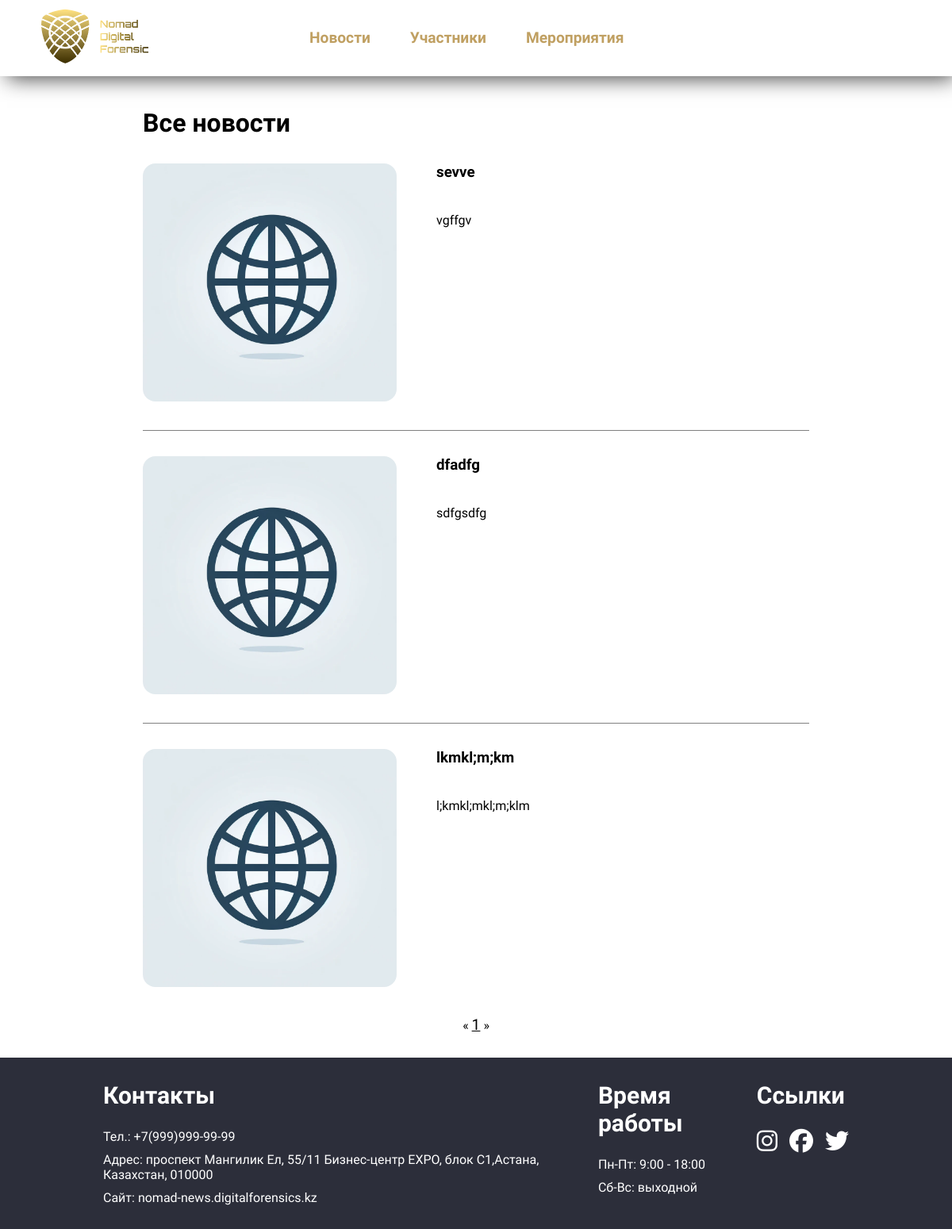
The app's page /news, older data.
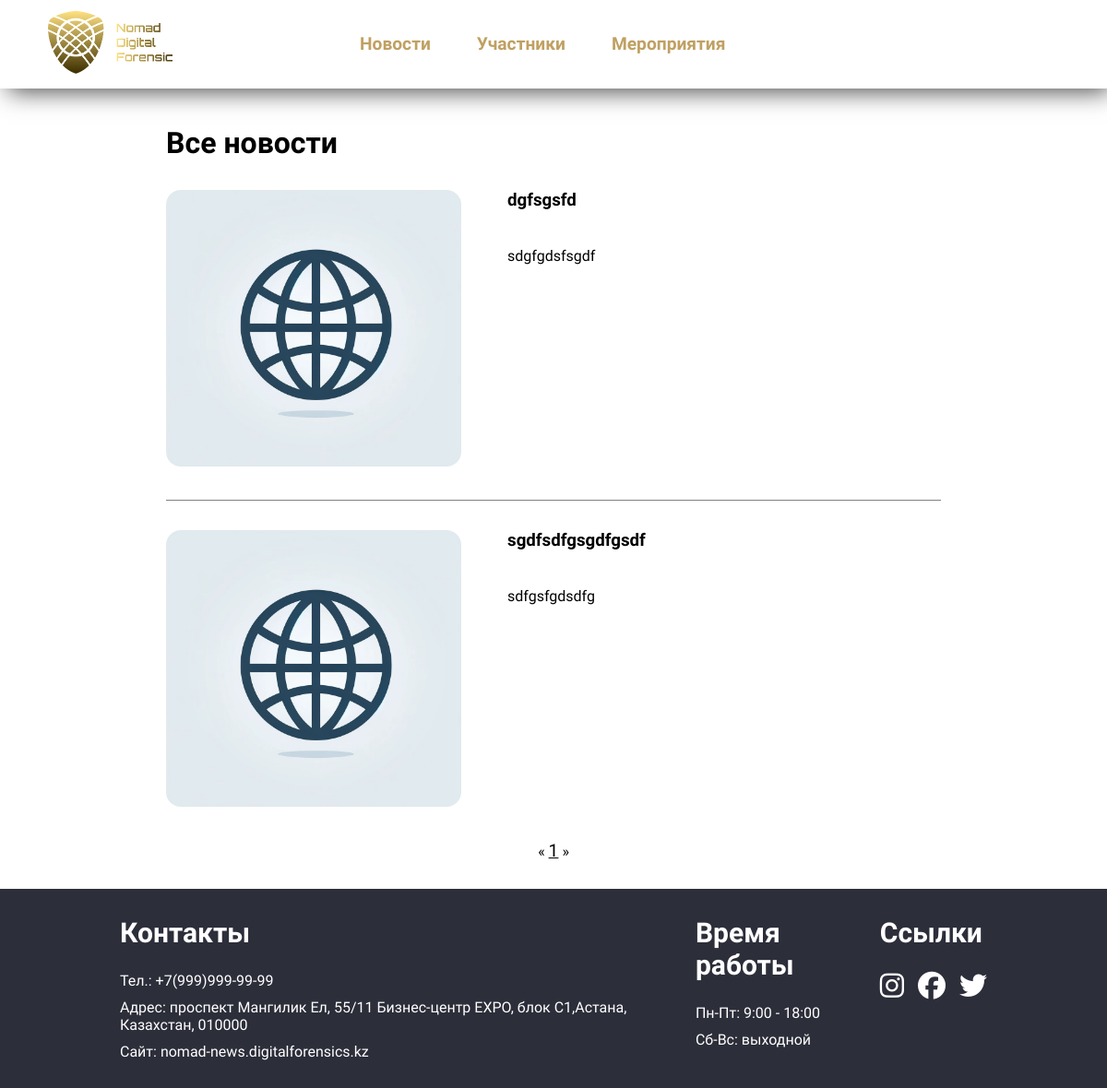
The same page, newer data.
### app/models.py (models this page shows, shortened)
class News(models.Model):
    title = models.CharField(max_length=255)
    text = CKEditor5Field()
    image = models.ImageField(upload_to='news_images/', default='default_images/default_news.png')
    created_at = models.DateTimeField(auto_now_add=True)
    updated_at = models.DateTimeField(auto_now=True)
    news_for_main = models.BooleanField(default=False)
    class Meta:
        verbose_name = 'Новость'
        verbose_name_plural = 'Новости'

### app/views.py (the view)
# urls.py: path('news', AllNewsView.as_view(), name='all_news'),
class AllNewsView(generic.ListView):
    template_name = 'all_news.html'
    model = News
    context_object_name = 'all_news_list'
    paginate_by = 4
    def get_queryset(self):
        queryset = News.objects.all().order_by('-created_at')
        return queryset

### app/templatetags/custom_filters.py (called while the page is built)
@register.filter(name='truncate')
def truncate(value, arg):
    try:
        length = int(arg)
    except ValueError:  # handle the case when arg is not an integer
        return value  # just return the original string
    if len(value) > length:
        return value[:length].rsplit(' ', 1)[0] + ' . . .'
    else:
        return value

### templates/all_news.html
{% extends 'base.html' %}
{% load static %}
{% block content %}
{% load custom_filters %}
<div class="all-news-container">
    {% if all_news_list %}
        <h1 class="all-news-title">Все новости</h1>
    {% else %}
        <h1 class="all-news-title">Новостей пока нет</h1>
    {% endif %}
    <div class="news-container">
        <div class="main-block-news-items">
            {% for news in all_news_list %}
            <div class="main-block-news-item">
                <div>
                    <a href="{% url 'news' news.id %}"><img src="{{ news.image.url }}" alt=""></a>
                </div>
                <div class="news-info">
                    <a href="{% url 'news' news.id %}">
                        <h3>{{ news.title }}</h3>
                    </a>
                    <p>{{ news.text|truncate:750|safe }}</p>
                </div>
            </div>
            {% endfor %}
        </div>
    </div>
    <div class="pagination">
        <span class="step-links">
            {% if page_obj.has_previous %}
            <a href="?page={{ page_obj.previous_page_number }}">&laquo;</a>
            {% else %}
            <span class="disabled">&laquo;</span>
            {% endif %}
            {% for i in page_obj.paginator.page_range %}
            {% if page_obj.number == i %}
            <span class="current active">{{ i }}</span>
            {% elif i == page_obj.number|add:'-1' or i == page_obj.number|add:'1' %}
            <a href="?page={{ i }}">{{ i }}</a>
            {% elif i == 1 or i == page_obj.paginator.num_pages %}
            <a href="?page={{ i }}">{{ i }}</a>
            {% elif i == page_obj.number|add:'-2' or i == page_obj.number|add:'2' %}
            <span class="ellipsis">...</span>
            {% endif %}
            {% endfor %}
            {% if page_obj.has_next %}
            <a href="?page={{ page_obj.next_page_number }}">&raquo;</a>
            {% else %}
            <span class="disabled">&raquo;</span>
            {% endif %}
        </span>
    </div>
</div>
{% endblock %}

Row changes from the older to the newer data that the page shows:
removed News: image (placeholder picture), title "sevve", text "vgffgv"
removed News: image (placeholder picture), title "dfadfg", text "sdfgsdfg"
removed News: image (placeholder picture), title "lkmkl;m;km", text "l;kmkl;mkl;m;klm"
added News: image (placeholder picture), title "dgfsgsfd", text "sdgfgdsfsgdf"
added News: image (placeholder picture), title "sgdfsdfgsgdfgsdf", text "sdfgsfgdsdfg"
